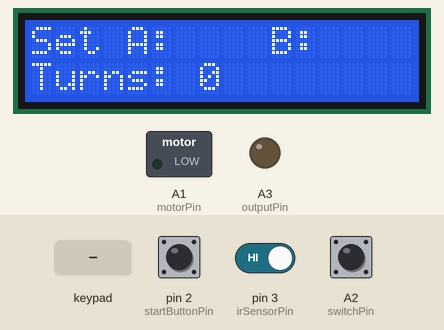
A sketch run on a simulated Arduino Uno, built with avr-gcc and run on an emulated ATmega328P. On the bench: 16×2 character LCD, switched loads named in the sketch (green lamp = pin HIGH), output pins drawn as LEDs (lit = HIGH). The inputs (shaded band) are chosen by the test bench; at power-on: pin 2 (startButtonPin) HIGH, pin 3 (irSensorPin) HIGH, A2 (switchPin) HIGH.

Above: at 19.3 s.
19.4 s: pin 2 (startButtonPin) pulled LOW for 0.15 s
At 20.6 s:
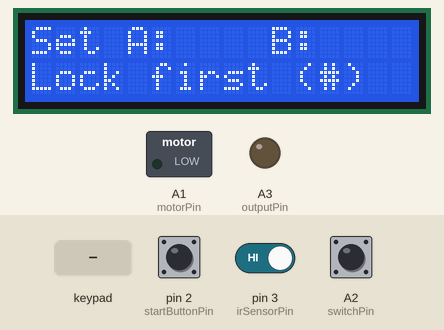
21.0 s: pin 3 (irSensorPin) driven LOW
At 21.4 s:
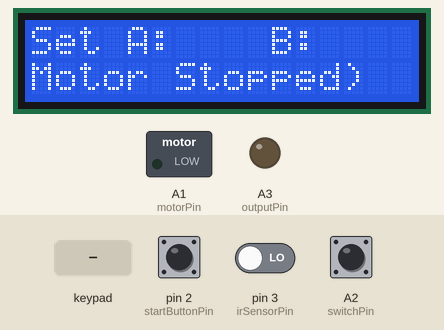
22.5 s: key 'A' pressed
At 23.2 s:
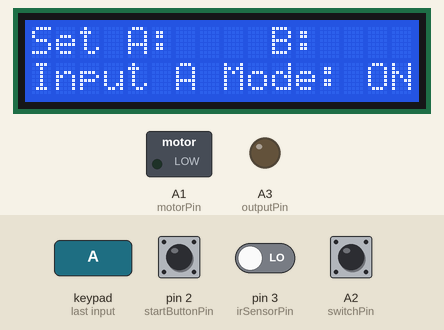
24.0 s: keypad keys 1 2 1 1 1 0 9 pressed 0.4 s apart
At 27.3 s:
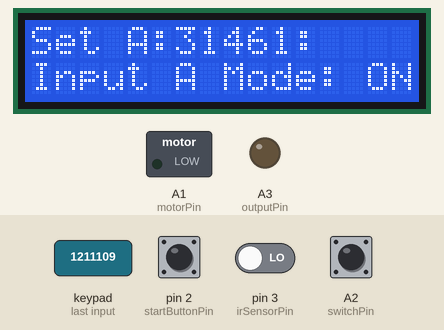
28.3 s: A2 (switchPin) pulled LOW for 0.15 s
At 28.7 s:
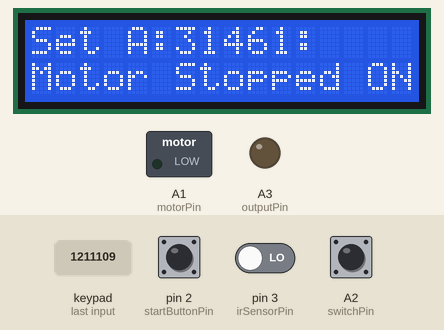
29.9 s: key 'B' pressed
At 30.3 s:
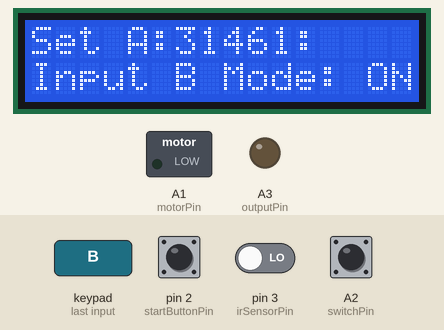
Timing chart, 0 to 32.4 s (numbered marks = the images above; inputs shaded):
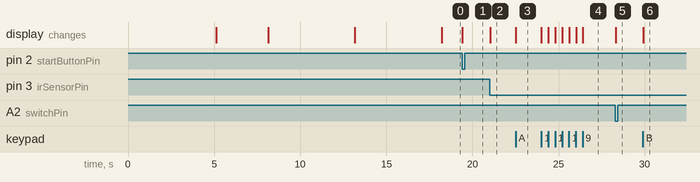

Measured:
- after the input at 19.4 s, the display: changes at once (image 1)
- after the input at 21.0 s, the display: changes at once (image 2)
- after the input at 22.5 s, the display: changes at once (image 3)
- after the input at 24.0 s, the display: first changes at once (image 4 shows a later state)
- after the input at 28.3 s, the display: changes at once (image 5)
- after the input at 29.9 s, the display: changes at once (image 6)

The sketch:

Twisting_counter_maju_mundur_LCD12C-1.ino
```cpp
#include <Keypad.h>
#include <Wire.h>
#include <LiquidCrystal_I2C.h>


// Pin konfigurasi
const int motorPin = A1;
const int startButtonPin = 2;
const int irSensorPin = 3;
const int outputPin = A3;
const int switchPin = A2;

volatile int count = 0;
int targetTurnsA = 0;
int targetTurnsB = 0;
bool motorRunning = false;
bool keypadLocked = false;
bool inputModeA = false;
bool inputModeB = false;
bool phaseACompleted = false;
int brightness = 100;

// Setup LCD I2C
LiquidCrystal_I2C lcd(0x27, 16, 2);

// Setup keypad (4x4)
const byte ROWS = 4;
const byte COLS = 4;
char keys[ROWS][COLS] = {
  {'1', '2', '3', 'A'},
  {'4', '5', '6', 'B'},
  {'7', '8', '9', 'C'},
  {'*', '0', '#', 'D'}
};
byte rowPins[ROWS] = {12, 11, 10, 9};
byte colPins[COLS] = {8, 7, 6, 5};
Keypad keypad = Keypad(makeKeymap(keys), rowPins, colPins, ROWS, COLS);

void setup() {
  pinMode(motorPin, OUTPUT);
  digitalWrite(motorPin, LOW);
  pinMode(startButtonPin, INPUT_PULLUP);
  pinMode(irSensorPin, INPUT_PULLUP);
  pinMode(outputPin, OUTPUT);
  pinMode(switchPin, INPUT_PULLUP);

  lcd.init();
  lcd.backlight();

  lcd.setCursor(0, 0);
  lcd.print("Motor Controller");
  lcd.setCursor(0, 1);
  lcd.print("Starting......");
  delay(5000);

  lcd.clear();
  lcd.setCursor(0, 0);
  lcd.print("Koding Februari");
  lcd.setCursor(0, 1);
  lcd.print("2025 Ver.1");
  delay(3000);

  lcd.clear();
  lcd.setCursor(0, 0);
  lcd.print("Created & Design");
  lcd.setCursor(0, 1);
  lcd.print("by AGUS F");
  delay(5000);

  lcd.clear();
  lcd.setCursor(0, 0);
  lcd.print("Mesin Siap");
  lcd.setCursor(0, 1);
  lcd.print("Masukan Putaran");
  delay(5000);

  lcd.clear();
  lcd.setCursor(0, 0);
  lcd.print("Set A:    B:  ");

  Serial.begin(9600);
  attachInterrupt(digitalPinToInterrupt(irSensorPin), countTurns, FALLING);
}

void countTurns() {
  if (digitalRead(irSensorPin) == LOW) {
    delayMicroseconds(5000);
    if (digitalRead(irSensorPin) == LOW) {
      count++;
    }
  }
}

bool debounceButton(int pin) {
  static unsigned long lastPress = 0;
  const unsigned long debounceTime = 50;
  if (digitalRead(pin) == LOW) {
    if (millis() - lastPress > debounceTime) {
      lastPress = millis();
      return true;
    }
  }
  return false;
}

void loop() {
  if (digitalRead(switchPin) == LOW) {
    stopMotor();
  }

  if (debounceButton(startButtonPin) && !motorRunning) {
    if (keypadLocked) {
      startMotor();
    } else {
      lcd.setCursor(0, 1);
      lcd.print("Lock first (#) ");
    }
  }

  static int lastCount = -1;
  if (count != lastCount) {
    lastCount = count;
    lcd.setCursor(0, 1);
    lcd.print("Turns: ");
    lcd.print(count);
    lcd.print("    ");

    if (!phaseACompleted && count >= targetTurnsA) {
      digitalWrite(outputPin, LOW);
      phaseACompleted = true;
      count = 0;
      lcd.setCursor(0, 1);
      lcd.print("Turns: 0     ");
    } else if (phaseACompleted && count >= targetTurnsB) {
      stopMotor();
    }
  }

  char key = keypad.getKey();
  if (key != NO_KEY) {
    if (key == 'A') {
      inputModeA = true;
      inputModeB = false;
      targetTurnsA = 0;
      lcd.setCursor(0, 1);
      lcd.print("Input A Mode: ON ");
    } else if (key == 'B') {
      inputModeB = true;
      inputModeA = false;
      targetTurnsB = 0;
      lcd.setCursor(0, 1);
      lcd.print("Input B Mode: ON ");
    }
    if (inputModeA && key >= '0' && key <= '9') {
      targetTurnsA = targetTurnsA * 10 + (key - '0');
      lcd.setCursor(6, 0);
      lcd.print(targetTurnsA);
    } else if (inputModeB && key >= '0' && key <= '9') {
      targetTurnsB = targetTurnsB * 10 + (key - '0');
      lcd.setCursor(12, 0);
      lcd.print(targetTurnsB);
    }
    if (key == 'C') {
      brightness = min(brightness + 10, 255);
      analogWrite(6, brightness);
    }
    if (key == 'D') {
      brightness = max(brightness - 10, 0);
      analogWrite(6, brightness);
    }
    if (key == '#') {
      if (targetTurnsA > 0 && targetTurnsB > 0) {
        keypadLocked = true;
        lcd.setCursor(0, 1);
        lcd.print("Locked       ");
      }
    }
    if (key == '*') {
      targetTurnsA = 0;
      targetTurnsB = 0;
      keypadLocked = false;
      lcd.setCursor(0, 0);
      lcd.print("Set A:    B:      ");
    }
  }
}

void startMotor() {
  digitalWrite(motorPin, HIGH);
  motorRunning = true;
  count = 0;
  phaseACompleted = false;
  lcd.setCursor(0, 1);
  lcd.print("Turns: 0    ");
}

void stopMotor() {
  digitalWrite(motorPin, LOW);
  motorRunning = false;
  lcd.setCursor(0, 1);
  lcd.print("Motor Stopped");
}
```
